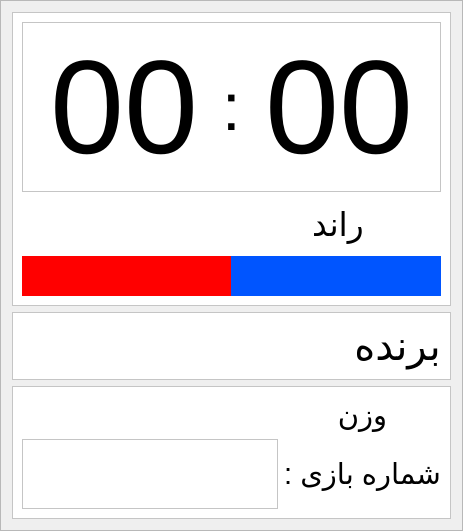
        <widget class="QFrame" name="frame_3">
         <property name="frameShape">
          <enum>QFrame::StyledPanel</enum>
         </property>
         <property name="frameShadow">
          <enum>QFrame::Raised</enum>
         </property>
         <layout class="QVBoxLayout" name="verticalLayout_4">
          <item>
           <widget class="QFrame" name="frame_5">
            <property name="sizePolicy">
             <sizepolicy hsizetype="Preferred" vsizetype="Preferred">
              <horstretch>0</horstretch>
              <verstretch>10</verstretch>
             </sizepolicy>
            </property>
            <property name="styleSheet">
             <string notr="true">background-color: rgb(255, 255, 255);</string>
            </property>
            <property name="frameShape">
             <enum>QFrame::StyledPanel</enum>
            </property>
            <property name="frameShadow">
             <enum>QFrame::Raised</enum>
            </property>
            <layout class="QGridLayout" name="gridLayout_3">
             <item row="0" column="0" colspan="2">
              <widget class="QFrame" name="frame_31">
               <property name="minimumSize">
                <size>
                 <width>400</width>
                 <height>0</height>
                </size>
               </property>
               <property name="frameShape">
                <enum>QFrame::StyledPanel</enum>
               </property>
               <property name="frameShadow">
                <enum>QFrame::Raised</enum>
               </property>
               <layout class="QHBoxLayout" name="horizontalLayout_7">
                <item>
                 <widget class="QLabel" name="label_3">
                  <property name="sizePolicy">
                   <sizepolicy hsizetype="Preferred" vsizetype="Preferred">
                    <horstretch>1</horstretch>
                    <verstretch>0</verstretch>
                   </sizepolicy>
                  </property>
                  <property name="font">
                   <font>
                    <pointsize>100</pointsize>
                   </font>
                  </property>
                  <property name="text">
                   <string>00</string>
                  </property>
                  <property name="alignment">
                   <set>Qt::AlignCenter</set>
                  </property>
                  <property name="wordWrap">
                   <bool>true</bool>
                  </property>
                  <property name="margin">
                   <number>1</number>
                  </property>
                  <property name="indent">
                   <number>85</number>
                  </property>
                 </widget>
                </item>
                <item>
                 <widget class="QLabel" name="label_4">
                  <property name="font">
                   <font>
                    <pointsize>50</pointsize>
                   </font>
                  </property>
                  <property name="text">
                   <string>:</string>
                  </property>
                 </widget>
                </item>
                <item>
                 <widget class="QLabel" name="label_5">
                  <property name="sizePolicy">
                   <sizepolicy hsizetype="Preferred" vsizetype="Preferred">
                    <horstretch>1</horstretch>
                    <verstretch>0</verstretch>
                   </sizepolicy>
                  </property>
                  <property name="font">
                   <font>
                    <pointsize>100</pointsize>
                   </font>
                  </property>
                  <property name="text">
                   <string>00</string>
                  </property>
                  <property name="alignment">
                   <set>Qt::AlignCenter</set>
                  </property>
                  <property name="margin">
                   <number>14</number>
                  </property>
                 </widget>
                </item>
               </layout>
              </widget>
             </item>
             <item row="1" column="0">
              <widget class="QLabel" name="roundNumLbl">
               <property name="font">
                <font>
                 <pointsize>34</pointsize>
                </font>
               </property>
               <property name="frameShape">
                <enum>QFrame::NoFrame</enum>
               </property>
               <property name="text">
                <string/>
               </property>
               <property name="alignment">
                <set>Qt::AlignCenter</set>
               </property>
              </widget>
             </item>
             <item row="1" column="1">
              <widget class="QLabel" name="label_9">
               <property name="font">
                <font>
                 <pointsize>25</pointsize>
                </font>
               </property>
               <property name="text">
                <string>راند</string>
               </property>
               <property name="alignment">
                <set>Qt::AlignCenter</set>
               </property>
              </widget>
             </item>
             <item row="2" column="0" colspan="2">
              <widget class="QProgressBar" name="progressBar">
               <property name="minimumSize">
                <size>
                 <width>0</width>
                 <height>40</height>
                </size>
               </property>
               <property name="autoFillBackground">
                <bool>false</bool>
               </property>
               <property name="styleSheet">
                <string notr="true">QProgressBar
{
border: solid grey;

color: black;
background-color:rgb(0, 85, 255);
}
QProgressBar::chunk 
{
background-color: rgb(255, 0, 0);

}      </string>
               </property>
               <property name="value">
                <number>50</number>
               </property>
               <property name="textVisible">
                <bool>false</bool>
               </property>
               <property name="format">
                <string/>
               </property>
              </widget>
             </item>
            </layout>
           </widget>
          </item>
          <item>
           <widget class="QFrame" name="frame_6">
            <property name="sizePolicy">
             <sizepolicy hsizetype="Preferred" vsizetype="Preferred">
              <horstretch>0</horstretch>
              <verstretch>6</verstretch>
             </sizepolicy>
            </property>
            <property name="styleSheet">
             <string notr="true">background-color: rgb(255, 255, 255);</string>
            </property>
            <property name="frameShape">
             <enum>QFrame::StyledPanel</enum>
            </property>
            <property name="frameShadow">
             <enum>QFrame::Raised</enum>
            </property>
            <layout class="QVBoxLayout" name="verticalLayout_7">
             <item>
              <layout class="QGridLayout" name="gridLayout">
               <item row="0" column="2" rowspan="2">
                <widget class="QLabel" name="label_2">
                 <property name="font">
                  <font>
                   <pointsize>30</pointsize>
                  </font>
                 </property>
                 <property name="layoutDirection">
                  <enum>Qt::RightToLeft</enum>
                 </property>
                 <property name="text">
                  <string>برنده</string>
                 </property>
                 <property name="alignment">
                  <set>Qt::AlignCenter</set>
                 </property>
                </widget>
               </item>
               <item row="0" column="1" rowspan="2">
                <widget class="QLabel" name="winnerLbl">
                 <property name="font">
                  <font>
                   <pointsize>25</pointsize>
                  </font>
                 </property>
                 <property name="layoutDirection">
                  <enum>Qt::RightToLeft</enum>
                 </property>
                 <property name="text">
                  <string/>
                 </property>
                 <property name="alignment">
                  <set>Qt::AlignCenter</set>
                 </property>
                </widget>
               </item>
               <item row="0" column="0">
                <widget class="QStackedWidget" name="winnerStackedWidget">
                 <property name="autoFillBackground">
                  <bool>false</bool>
                 </property>
                 <property name="styleSheet">
                  <string notr="true"/>
                 </property>
                 <property name="currentIndex">
                  <number>1</number>
                 </property>
                 <widget class="QWidget" name="page_3">
                  <property name="styleSheet">
                   <string notr="true">background-color:rgb(255, 0, 0);</string>
                  </property>
                 </widget>
                 <widget class="QWidget" name="page_5"/>
                 <widget class="QWidget" name="page_4">
                  <property name="styleSheet">
                   <string notr="true">background-color:rgb(0, 85, 255)</string>
                  </property>
                 </widget>
                </widget>
               </item>
              </layout>
             </item>
            </layout>
           </widget>
          </item>
          <item>
           <widget class="QFrame" name="frame_29">
            <property name="sizePolicy">
             <sizepolicy hsizetype="Preferred" vsizetype="Preferred">
              <horstretch>0</horstretch>
              <verstretch>4</verstretch>
             </sizepolicy>
            </property>
            <property name="styleSheet">
             <string notr="true">background-color: rgb(255, 255, 255);</string>
            </property>
            <property name="frameShape">
             <enum>QFrame::StyledPanel</enum>
            </property>
            <property name="frameShadow">
             <enum>QFrame::Raised</enum>
            </property>
            <layout class="QGridLayout" name="gridLayout_2">
             <item row="0" column="2">
              <widget class="QLabel" name="label_10">
               <property name="font">
                <font>
                 <pointsize>22</pointsize>
                </font>
               </property>
               <property name="layoutDirection">
                <enum>Qt::RightToLeft</enum>
               </property>
               <property name="text">
                <string>وزن</string>
               </property>
               <property name="alignment">
                <set>Qt::AlignCenter</set>
               </property>
              </widget>
             </item>
             <item row="1" column="0">
              <widget class="QTextEdit" name="gameNumTxt">
               <property name="maximumSize">
                <size>
                 <width>400</width>
                 <height>70</height>
                </size>
               </property>
               <property name="font">
                <font>
                 <pointsize>30</pointsize>
                </font>
               </property>
               <property name="verticalScrollBarPolicy">
                <enum>Qt::ScrollBarAlwaysOff</enum>
               </property>
               <property name="horizontalScrollBarPolicy">
                <enum>Qt::ScrollBarAlwaysOff</enum>
               </property>
               <property name="readOnly">
                <bool>true</bool>
               </property>
               <property name="html">
                <string>&lt;!DOCTYPE HTML PUBLIC &quot;-//W3C//DTD HTML 4.0//EN&quot; &quot;http://www.w3.org/TR/REC-html40/strict.dtd&quot;&gt;
&lt;html&gt;&lt;head&gt;&lt;meta name=&quot;qrichtext&quot; content=&quot;1&quot; /&gt;&lt;style type=&quot;text/css&quot;&gt;
p, li { white-space: pre-wrap; }
&lt;/style&gt;&lt;/head&gt;&lt;body style=&quot; font-family:'MS Shell Dlg 2'; font-size:30pt; font-weight:400; font-style:normal;&quot;&gt;
&lt;p align=&quot;center&quot; style=&quot;-qt-paragraph-type:empty; margin-top:0px; margin-bottom:0px; margin-left:0px; margin-right:0px; -qt-block-indent:0; text-indent:0px; font-size:70pt;&quot;&gt;&lt;br /&gt;&lt;/p&gt;&lt;/body&gt;&lt;/html&gt;</string>
               </property>
              </widget>
             </item>
             <item row="1" column="2">
              <widget class="QLabel" name="label_11">
               <property name="font">
                <font>
                 <pointsize>22</pointsize>
                </font>
               </property>
               <property name="text">
                <string>شماره بازی :</string>
               </property>
              </widget>
             </item>
             <item row="0" column="0">
              <widget class="QLabel" name="weightLbl">
               <property name="maximumSize">
                <size>
                 <width>400</width>
                 <height>70</height>
                </size>
               </property>
               <property name="font">
                <font>
                 <pointsize>24</pointsize>
                </font>
               </property>
               <property name="layoutDirection">
                <enum>Qt::RightToLeft</enum>
               </property>
               <property name="text">
                <string/>
               </property>
               <property name="alignment">
                <set>Qt::AlignCenter</set>
               </property>
              </widget>
             </item>
            </layout>
           </widget>
          </item>
         </layout>
        </widget>
